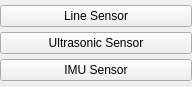
                <widget class="QWidget" name="monitoring">
                 <property name="geometry">
                  <rect>
                   <x>0</x>
                   <y>0</y>
                   <width>192</width>
                   <height>87</height>
                  </rect>
                 </property>
                 <attribute name="icon">
                  <iconset resource="res.qrc">
                   <normaloff>:/icon/Icon/icons8-down-50.png</normaloff>:/icon/Icon/icons8-down-50.png</iconset>
                 </attribute>
                 <attribute name="label">
                  <string>Monitoring</string>
                 </attribute>
                 <layout class="QVBoxLayout" name="verticalLayout_8">
                  <property name="spacing">
                   <number>0</number>
                  </property>
                  <property name="leftMargin">
                   <number>0</number>
                  </property>
                  <property name="topMargin">
                   <number>0</number>
                  </property>
                  <property name="rightMargin">
                   <number>0</number>
                  </property>
                  <property name="bottomMargin">
                   <number>0</number>
                  </property>
                  <item>
                   <widget class="QPushButton" name="linesen">
                    <property name="cursor">
                     <cursorShape>PointingHandCursor</cursorShape>
                    </property>
                    <property name="text">
                     <string>Line Sensor</string>
                    </property>
                    <property name="icon">
                     <iconset resource="res.qrc">
                      <normaloff>:/icon/Icon/zigzag-arrow.png</normaloff>:/icon/Icon/zigzag-arrow.png</iconset>
                    </property>
                   </widget>
                  </item>
                  <item>
                   <widget class="QPushButton" name="ultrasen">
                    <property name="cursor">
                     <cursorShape>PointingHandCursor</cursorShape>
                    </property>
                    <property name="text">
                     <string>Ultrasonic Sensor</string>
                    </property>
                    <property name="icon">
                     <iconset resource="res.qrc">
                      <normaloff>:/icon/Icon/ultrasonic-sensor.png</normaloff>:/icon/Icon/ultrasonic-sensor.png</iconset>
                    </property>
                   </widget>
                  </item>
                  <item>
                   <widget class="QPushButton" name="imusen">
                    <property name="cursor">
                     <cursorShape>PointingHandCursor</cursorShape>
                    </property>
                    <property name="text">
                     <string>IMU Sensor</string>
                    </property>
                    <property name="icon">
                     <iconset resource="res.qrc">
                      <normaloff>:/icon/Icon/gyroscope.png</normaloff>:/icon/Icon/gyroscope.png</iconset>
                    </property>
                   </widget>
                  </item>
                 </layout>
                </widget>
